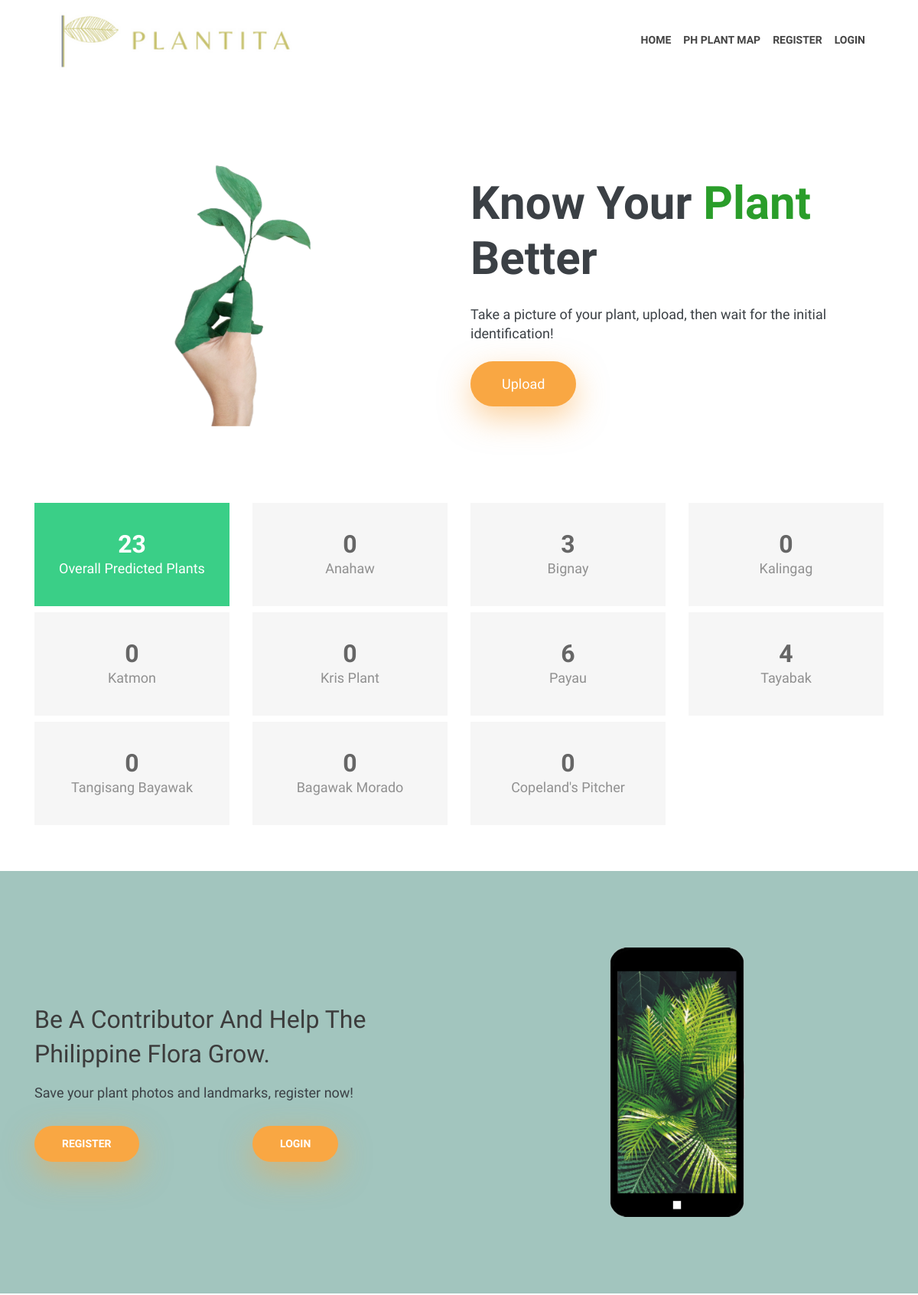
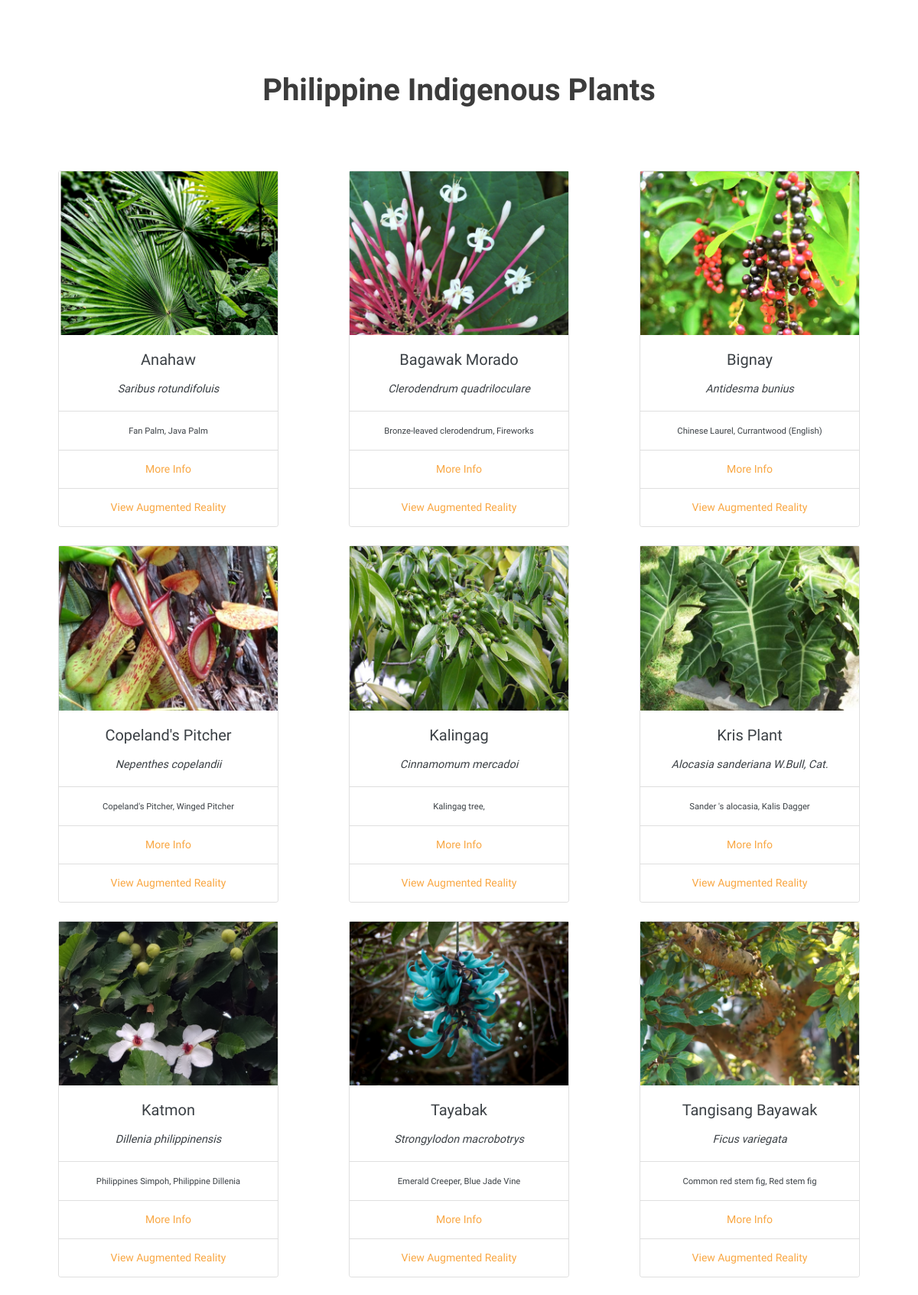
The page / (upper part) on the database its author committed (2 pictures, top to bottom).
### home/models.py (models this page shows, shortened)
class Plantsgallery(models.Model):
    class Meta:
        verbose_name_plural = "Plant Galleries"
    title = models.CharField(max_length=200)
    scientific_name = models.CharField(max_length=200, default='')
    slug = models.SlugField(unique=True)
    plant_image = models.ImageField(upload_to='gallery image', default=None)
    pronounciation = models.TextField(default='-')
    botany = models.TextField(default='-')
    common_philippine_name1 = models.CharField(max_length=200, default='', blank=True)
    common_philippine_name2 = models.CharField(max_length=200, default='', blank=True)
    common_philippine_name3 = models.CharField(max_length=200, default='', blank=True)
    common_foreign_name1 = models.CharField(max_length=200, default='', blank=True)
    common_foreign_name2 = models.CharField(max_length=200, default='', blank=True)
    common_foreign_name3 = models.CharField(max_length=200, default='', blank=True)
    sci_philippine_name1 = models.CharField(max_length=200, default='', blank=True)
    sci_philippine_name2 = models.CharField(max_length=200, default='', blank=True)
    sci_philippine_name3 = models.CharField(max_length=200, default='', blank=True)
    sci_foreign_name1 = models.CharField(max_length=200, default='', blank=True)
    sci_foreign_name2 = models.CharField(max_length=200, default='', blank=True)
    sci_foreign_name3 = models.CharField(max_length=200, default='', blank=True)
    distribution = models.CharField(max_length=200, default='', blank=True)
    conservation_status = models.TextField(default='-')
    use_1 = models.TextField(default='-')
    use_2 = models.TextField(default='', blank=True)
    use_3 = models.TextField(default='', blank=True)
    scientific_studies1 = models.TextField(default='-')
    scientific_study_link1 = models.TextField(default='', blank=True)
    scientific_studies2 = models.TextField(default='', blank=True)
    scientific_study_link2 = models.TextField(default='', blank=True)
    scientific_studies3 = models.TextField(default='', blank=True)
    scientific_study_link3 = models.TextField(default='', blank=True)
    light_preference = models.TextField(default='', blank=True)
    water_preference = models.TextField(default='', blank=True)
    propagation_method = models.TextField(default='', blank=True)
    references = models.TextField(default='', blank=True)
    gallery_slider_1_image1 = models.ImageField(upload_to='gallery image', default='-')
    gallery_slider_1_image2 = models.ImageField(upload_to='gallery image', default='-')
    gallery_slider_1_image3 = models.ImageField(upload_to='gallery image', default='-')
    gallery_slider_2_image1 = models.ImageField(upload_to='gallery image', default='-')
    gallery_slider_2_image2 = models.ImageField(upload_to='gallery image', default='-')
    gallery_slider_2_image3 = models.ImageField(upload_to='gallery image', default='-')
    ar_link = models.TextField(default='', blank=True)

### home/views.py (the view)
# urls.py: path('', views.index, name='index'),
def index(request):
    home = Plantsgallery.objects.all()
    totalpred = PredictedPlant.objects.count()
    anhw_totalpred = PredictedPlant.objects.filter(prediction_label = 'Anahaw - Saribus rotundifolius').count()
    bm_totalpred = PredictedPlant.objects.filter(prediction_label = 'Bagawak Morado - Clerodendrum quadriloculare').count()
    bgny_totalpred = PredictedPlant.objects.filter(prediction_label = 'Bignay - Antidesma bunius').count()
    cp_totalpred = PredictedPlant.objects.filter(prediction_label = "Copeland's Pitcher - Nepenthes copelandii").count()
    klngg_totalpred = PredictedPlant.objects.filter(prediction_label = 'Kalingag - Cinnamomum mercadoi').count()
    ktmn_totalpred = PredictedPlant.objects.filter(prediction_label = 'Katmon - Dillenia philippinensis').count()
    krsp_totalpred = PredictedPlant.objects.filter(prediction_label = 'Kris Plant - Alocasia sanderiana').count()
    payau_totalpred = PredictedPlant.objects.filter(prediction_label = 'Payau - Homalomena philippinensis').count()
    tngbywk_totalpred = PredictedPlant.objects.filter(prediction_label = 'Tangisang-Bayawak - Ficus variegata').count()
    tybk_totalpred = PredictedPlant.objects.filter(prediction_label = 'Tayabak - Strongylodon macrobotrys').count()
    context = {
                'home':home,
                'totalpred': totalpred,
                'anhw_totalpred': anhw_totalpred, #Anahaw
                'bm_totalpred': bm_totalpred, #Bagawak Morado
                'bgny_totalpred': bgny_totalpred, #Bignay
                'cp_totalpred': cp_totalpred, #Copeland's Pitcher
                'klngg_totalpred': klngg_totalpred, #Kalingag
                'ktmn_totalpred': ktmn_totalpred, #Katmon
                'krsp_totalpred': krsp_totalpred, #Kris Plant
                'payau_totalpred': payau_totalpred, #Payau
                'tngbywk_totalpred': tngbywk_totalpred, #Tangisang Bayawak
                'tybk_totalpred': tybk_totalpred, #Tayabak
                }
    return render(request, 'home/index.html', context)

### home/templates/home/index.html (shortened to what this page needs)
{% extends 'home/base.html' %}
{% load static %}
{% block masthead %}
<section class="section" style="padding-bottom: 0px;">
    <div class="container">
        <div class="row">
            <div class="col-md-6 text-center mb-5 mb-md-0">
                <img src="{% static '/home/images/plant.png' %}" alt="">
            </div>
            <div class="col-md-6 align-self-center text-center text-md-left">
                <div class="block">
                    <h1 class="font-weight-bold mb-4 font-size-60">Know Your <span style="color:rgba(3, 139, 3, 0.849)">Plant</span> Better</h1>
                    <p class="mb-4">
                        Take a picture of your plant, upload, then wait for the initial
                        identification!
                    </p>
                    <a class="btn btn-main" href="{% url 'uploadplant' %}" role="button">Upload</a>
                </div>
            </div>
        </div>
    </div>
</section>
{% endblock %}
{% block register_login %}
<section style="padding-bottom: 5%;">
    <div class="container">
        <div class="container-count">
            <div class="row">
                <div class="four col-md-3">
                    <div class="counter-box colored"><span class="counter">{{totalpred}}</span>
                        <p>Overall Predicted Plants</p>
                    </div>
                </div>
                <div class="four col-md-3">
                    <div class="counter-box"><span class="counter">{{anhw_totalpred}}</span>
                        <p>Anahaw</p>
                    </div>
                </div>
                <div class="four col-md-3">
                    <div class="counter-box"><span class="counter">{{bgny_totalpred}}</span>
                        <p>Bignay</p>
                    </div>
                </div>
                <div class="four col-md-3">
                    <div class="counter-box"><span class="counter">{{klngg_totalpred}}</span>
                        <p>Kalingag</p>
                    </div>
                </div>
            </div>
            <div class="row mt-2">
                <div class="four col-md-3">
                    <div class="counter-box"><span class="counter">{{ktmn_totalpred}}</span>
                        <p>Katmon</p>
                    </div>
                </div>
                <div class="four col-md-3">
                    <div class="counter-box"><span class="counter">{{krsp_totalpred}}</span>
                        <p>Kris Plant</p>
                    </div>
                </div>
                <div class="four col-md-3">
                    <div class="counter-box"><span class="counter">{{payau_totalpred}}</span>
                        <p>Payau</p>
                    </div>
                </div>
                <div class="four col-md-3">
                    <div class="counter-box"><span class="counter">{{tybk_totalpred}}</span>
                        <p>Tayabak</p>
                    </div>
                </div>
            </div>
            <div class="row mt-2">
                <div class="four col-md-3">
                    <div class="counter-box"><span class="counter">{{tngbywk_totalpred}}</span>
                        <p>Tangisang Bayawak</p>
                    </div>
                </div>
                <div class="four col-md-3">
                    <div class="counter-box"><span class="counter">{{bm_totalpred}}</span>
                        <p>Bagawak Morado</p>
                    </div>
                </div>
                <div class="four col-md-3">
                    <div class="counter-box"><span class="counter">{{cp_totalpred}}</span>
                        <p>Copeland's Pitcher</p>
                    </div>
                </div>
            </div>
        </div>
    </div>
</section>
<section class="feature-list section" style="background-color: rgba(45, 124, 108, 0.444);">
    <div class="container">
        <div class="row">
            <div class="col-md-6 order-md-1 order-2 align-self-center text-center text-md-left">
                <div class="content">
                    <h4 class="subheading">Be a contributor and help the Philippine flora grow.</h4>
                    <p>Save your plant photos and landmarks, register now!</p>
                    <div class="row">
                        <div class="col">
                            <a id="register" href="{% url 'register' %}" class="btn btn-main btn-main-sm">Register</a>
                        </div>
                        <div class="col">
                            <a href="{% url 'login' %}" class="btn btn-main btn-main-sm">Login</a>
                        </div>
                    </div>
                </div>
            </div>
            <div class="col-md-6 order-md-2 order-1 text-center mb-5 mb-lg-0">
                <img class="img-fluid" src="{% static '/home/images/phone.png' %}" alt="">
            </div>
        </div>
    </div>
</section>
{% endblock %}
{% block gallery_grid %}
<section class="section">
    <div class="container">
        <div class="heading">
            <h2>Philippine Indigenous Plants</h2>
        </div>
            <div class="row justify-content-center" style="text-align: center;">
                    {% for home_item in home %}
                    <div class="col-lg-4 col-sm-6 mb-4 mb-sm-0 ">
                        <div class="gallery-item" style="margin-left: auto; margin-right: auto; max-width: 26rem; display: flex; align-items: center; justify-content: center;">
                            <div class="card" style="width: 18rem;">
                                <img class="img-fluid" src="{{ home_item.plant_image.url }}" alt="{{ home_item.title }}"/>
                                <div class="card-body" style="padding-bottom: 0%;">
                                    <h5 class="card-title">{{ home_item.title }}</h5>
                                    <p><small><i>{{ home_item.scientific_name }}</i></small></p>
                                </div>
                                <ul class="list-group list-group-flush">
                                    <li class="list-group-item"><small>{{ home_item.common_foreign_name1 }}, {{ home_item.common_foreign_name2 }}</small></li>
                                    <li class="list-group-item"><b><a style="color: #f9a743;" href="{% url 'plant_details' home_item.slug %}">More Info</a></b></li>
                                    <li class="list-group-item"><b><a style="color: #f9a743;" target="_blank" href="{{ home_item.ar_link }}">View Augmented Reality</a></b></li>
                                  </ul>
                            </div>
                        </div>
                    </div>
                    {% if forloop.counter|divisibleby:3 %}
            </div>
                        <div class="row mt-4 justify-content-center" style="text-align: center;">
                        {% endif %}
                        <br>
                        {% endfor %}
                        </div>
    </div>
</section>
{% endblock %}

### home/static/home/css/style.css (style rules this page uses)
body { font-size: 14px; font-weight: 300; line-height: 25px; color: #3b4045; font-family: "Josefin Sans", sans-serif; -webkit-font-smoothing: antialiased; }
h1, h2, h3, h4, h5, h6 { font-weight: 300; margin: 0px; }
h1, .h1 { font-size: 44px; line-height: 56px; }
h2, .h2 { font-size: 30px; line-height: 35px; }
h4, .h4 { font-size: 20px; line-height: 24px; font-weight: 400; }
p { font-size: 18px; line-height: 25px; }
ul { padding: 0; margin: 0; list-style: none; }
a { transition: all 0.2s ease-in-out 0s; }
a, a:active, a:focus, a:active { text-decoration: none; }
.section { padding: 100px 0px; }
.font-size-60 { font-size: 60px; line-height: 1.2; }
.text-center { text-align: center; }
.heading { text-align: center; color: #777777; padding-bottom: 70px; }
.heading h2 { color: #3c3c3c; padding-bottom: 15px; text-transform: capitalize; font-weight: 700; font-size: 40px; line-height: 40px; }
.subheading { color: #3c3c3c; padding-bottom: 15px; text-transform: capitalize; font-weight: 500; font-size: 32px; line-height: 45px; }
.btn { border-radius: 0; }
.btn-main { color: #fff; border-radius: 30px; font-size: 18px; padding: 15px 40px; display: inline-block; background-color: #f9a743; box-shadow: 0 15px 40px rgba(249, 167, 68, 0.5); background-image: linear-gradient(bottom, rgba(255, 239, 206, 0) 0%, rgba(255, 239, 206, 0.25) 100%); }
.btn-main-sm { padding: 12px 35px; text-transform: uppercase; font-size: 14px; font-weight: bold; }
.feature-list .btn-main { margin-top: 15px; }
.container-count { margin-top: 100px }
.counter-box { display: block; background: #f6f6f6; padding: 40px 20px 37px; text-align: center }
.counter-box p { margin: 5px 0 0; padding: 0; color: #909090; font-size: 18px; font-weight: 500 }
.counter { display: block; font-size: 32px; font-weight: 700; color: #666; line-height: 28px }
.counter-box.colored { background: #3acf87 }
.counter-box.colored p, .counter-box.colored i, .counter-box.colored .counter { color: #fff }

### rows shown on the page
Plantsgallery: plant_image (picture), title "Anahaw", scientific_name "Saribus rotundifoluis", common_foreign_name1 "Fan Palm", common_foreign_name2 "Java Palm"
Plantsgallery: plant_image (picture), title "Bagawak Morado", scientific_name "Clerodendrum quadriloculare", common_foreign_name1 "Bronze-leaved clerodendrum", common_foreign_name2 "Fireworks"
Plantsgallery: plant_image (picture), title "Bignay", scientific_name "Antidesma bunius", common_foreign_name1 "Chinese Laurel", common_foreign_name2 "Currantwood (English)"
Plantsgallery: plant_image (picture), title "Copeland's Pitcher", scientific_name "Nepenthes copelandii", common_foreign_name1 "Copeland's Pitcher", common_foreign_name2 "Winged Pitcher"
Plantsgallery: plant_image (picture), title "Kalingag", scientific_name "Cinnamomum mercadoi", common_foreign_name1 "Kalingag tree"
Plantsgallery: plant_image (picture), title "Kris Plant", scientific_name "Alocasia sanderiana W.Bull, Cat.", common_foreign_name1 "Sander 's alocasia", common_foreign_name2 "Kalis Dagger"
Plantsgallery: plant_image (picture), title "Katmon", scientific_name "Dillenia philippinensis", common_foreign_name1 "Philippines Simpoh", common_foreign_name2 "Philippine Dillenia"
Plantsgallery: plant_image (picture), title "Tayabak", scientific_name "Strongylodon macrobotrys", common_foreign_name1 "Emerald Creeper", common_foreign_name2 "Blue Jade Vine"
Plantsgallery: plant_image (picture), title "Tangisang Bayawak", scientific_name "Ficus variegata", common_foreign_name1 "Common red stem fig", common_foreign_name2 "Red stem fig"

### other values the page prints
{{ totalpred }} "23"
{{ anhw_totalpred }} "0"
{{ bgny_totalpred }} "3"
{{ klngg_totalpred }} "0"
{{ ktmn_totalpred }} "0"
{{ krsp_totalpred }} "0"
{{ payau_totalpred }} "6"
{{ tybk_totalpred }} "4"
{{ tngbywk_totalpred }} "0"
{{ bm_totalpred }} "0"
{{ cp_totalpred }} "0"
